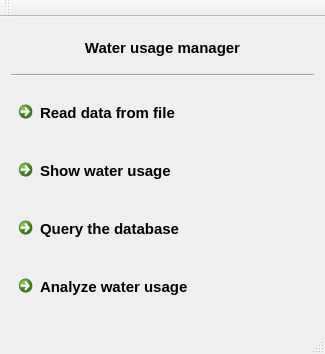
<?xml version="1.0" encoding="UTF-8"?>
<ui version="4.0">
 <class>MainWindow</class>
 <widget class="QMainWindow" name="MainWindow">
  <property name="geometry">
   <rect>
    <x>0</x>
    <y>0</y>
    <width>325</width>
    <height>354</height>
   </rect>
  </property>
  <property name="sizePolicy">
   <sizepolicy hsizetype="Preferred" vsizetype="Preferred">
    <horstretch>0</horstretch>
    <verstretch>0</verstretch>
   </sizepolicy>
  </property>
  <property name="minimumSize">
   <size>
    <width>280</width>
    <height>354</height>
   </size>
  </property>
  <property name="maximumSize">
   <size>
    <width>420</width>
    <height>420</height>
   </size>
  </property>
  <property name="windowTitle">
   <string>Water usage manager</string>
  </property>
  <widget class="QWidget" name="centralWidget">
   <layout class="QVBoxLayout" name="verticalLayout">
    <item>
     <widget class="QLabel" name="label">
      <property name="sizePolicy">
       <sizepolicy hsizetype="Preferred" vsizetype="Fixed">
        <horstretch>0</horstretch>
        <verstretch>0</verstretch>
       </sizepolicy>
      </property>
      <property name="font">
       <font>
        <family>Segoe UI</family>
        <pointsize>11</pointsize>
        <weight>75</weight>
        <bold>true</bold>
       </font>
      </property>
      <property name="text">
       <string>Water usage manager</string>
      </property>
      <property name="alignment">
       <set>Qt::AlignCenter</set>
      </property>
     </widget>
    </item>
    <item>
     <widget class="Line" name="line">
      <property name="orientation">
       <enum>Qt::Horizontal</enum>
      </property>
     </widget>
    </item>
    <item>
     <widget class="QCommandLinkButton" name="commandLinkButton">
      <property name="sizePolicy">
       <sizepolicy hsizetype="Preferred" vsizetype="Fixed">
        <horstretch>0</horstretch>
        <verstretch>0</verstretch>
       </sizepolicy>
      </property>
      <property name="font">
       <font>
        <family>Segoe UI</family>
        <pointsize>11</pointsize>
        <weight>75</weight>
        <bold>true</bold>
       </font>
      </property>
      <property name="text">
       <string>Read data from file</string>
      </property>
      <property name="autoDefault">
       <bool>false</bool>
      </property>
      <property name="default">
       <bool>true</bool>
      </property>
     </widget>
    </item>
    <item>
     <widget class="QCommandLinkButton" name="commandLinkButton_2">
      <property name="sizePolicy">
       <sizepolicy hsizetype="Preferred" vsizetype="Fixed">
        <horstretch>0</horstretch>
        <verstretch>0</verstretch>
       </sizepolicy>
      </property>
      <property name="font">
       <font>
        <family>Segoe UI</family>
        <pointsize>11</pointsize>
        <weight>75</weight>
        <bold>true</bold>
       </font>
      </property>
      <property name="text">
       <string>Show water usage</string>
      </property>
      <property name="default">
       <bool>false</bool>
      </property>
     </widget>
    </item>
    <item>
     <widget class="QCommandLinkButton" name="commandLinkButton_3">
      <property name="sizePolicy">
       <sizepolicy hsizetype="Preferred" vsizetype="Fixed">
        <horstretch>0</horstretch>
        <verstretch>0</verstretch>
       </sizepolicy>
      </property>
      <property name="font">
       <font>
        <family>Segoe UI</family>
        <pointsize>11</pointsize>
        <weight>75</weight>
        <bold>true</bold>
       </font>
      </property>
      <property name="text">
       <string>Query the database</string>
      </property>
      <property name="default">
       <bool>false</bool>
      </property>
     </widget>
    </item>
    <item>
     <widget class="QCommandLinkButton" name="commandLinkButton_4">
      <property name="sizePolicy">
       <sizepolicy hsizetype="Preferred" vsizetype="Fixed">
        <horstretch>0</horstretch>
        <verstretch>0</verstretch>
       </sizepolicy>
      </property>
      <property name="font">
       <font>
        <family>Segoe UI</family>
        <pointsize>11</pointsize>
        <weight>75</weight>
        <bold>true</bold>
       </font>
      </property>
      <property name="text">
       <string>Analyze water usage</string>
      </property>
      <property name="default">
       <bool>false</bool>
      </property>
     </widget>
    </item>
   </layout>
  </widget>
  <widget class="QToolBar" name="mainToolBar">
   <attribute name="toolBarArea">
    <enum>TopToolBarArea</enum>
   </attribute>
   <attribute name="toolBarBreak">
    <bool>false</bool>
   </attribute>
  </widget>
  <widget class="QStatusBar" name="statusBar"/>
 </widget>
 <layoutdefault spacing="6" margin="11"/>
 <resources/>
 <connections/>
</ui>
